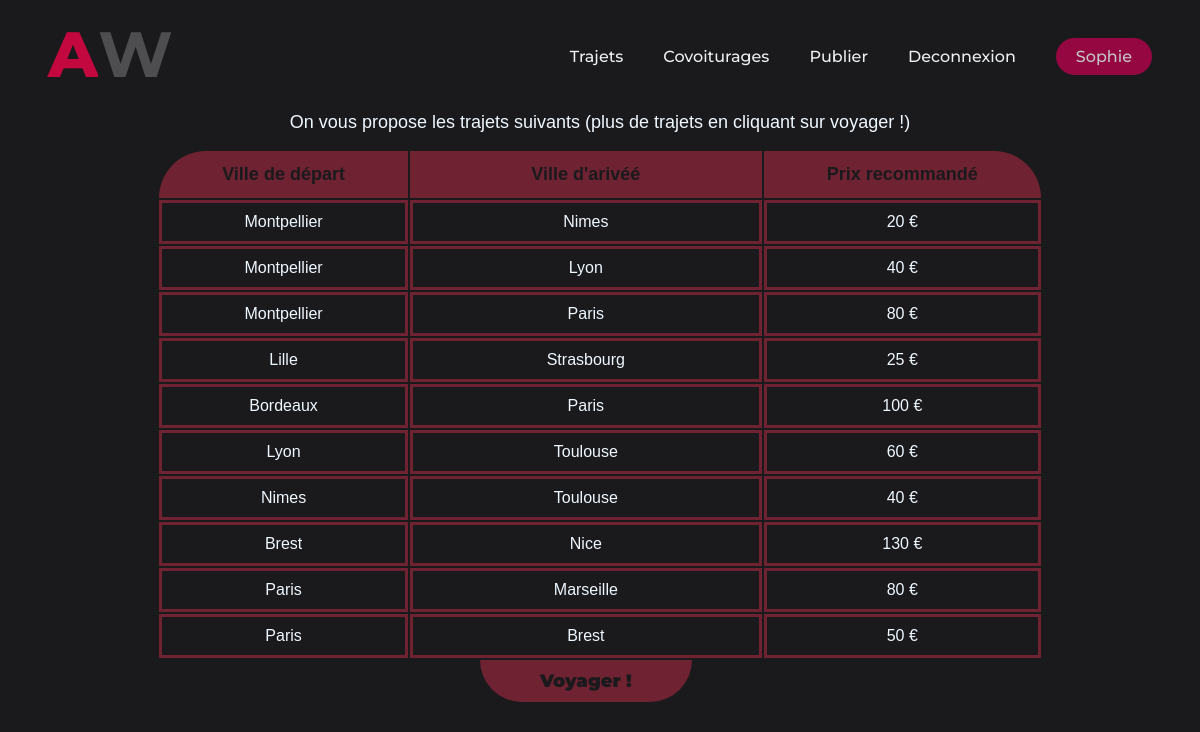
The page /trajets.php (signed in) on the database its author committed.
### tables this page shows
CREATE TABLE IF NOT EXISTS trajets (
    idTrajet INT NOT NULL AUTO_INCREMENT,
    Vdep varchar(15) NOT NULL, 
    Varv varchar(15) NOT NULL,
    price integer(2) NOT NULL,

    CONSTRAINT trajets_pk PRIMARY KEY (idTrajet)
);

### trajets.php (the view)
<?php
include_once('header.php');
include_once('includes/dbh.inc.php');
$request = "SELECT * FROM trajets;";
$state = $pdo->prepare($request);
$state->execute();
$tabletrajets = $state->fetchAll();
?>
<div style="text-align:center;font-size:large;">On vous propose les trajets suivants (plus de trajets en cliquant sur voyager !)</div>
<table class="trajets__table">
    <tr>    <th>Ville de départ</th>       <th>Ville d'arivéé</th>      <th>Prix recommandé</th>     </tr>
<?php
$i = 0;
foreach ($tabletrajets as $element) {
echo ("<tr>     <td>".$element['Vdep']."</td>   <td>".$element['Varv']."</td>     <td>".$element['price']." €</td>        </tr>");
$i++;
if($i ==10){
    break;
}
    }
?>
<?php
if (isset($_SESSION["NOM"])){
    echo('<tr>
                <td style="border: none;"></td>
                <td class ="megabutton"><a class="boutonCOV" href="covoiturages.php">Voyager !</a></td>
                <td style="border: none;"></td>
        </tr>');
}
else{
    echo('<tr>
                <td style="border: none;"></td>
                <td class ="megabutton"><a class="boutonCOV" href="login.php?error=NotConnected">Voyager !</a></td>
                <td style="border: none;"></td>
        </tr>');
}
?>

### CSS/StyleH.css (style rules this page uses)
* { box-sizing: border-box; margin: 0; padding: 0; list-style: none; text-decoration: none; background-color: #1A1A1D; }
li, a, button { font-family: 'Montserrat', sans-serif; font-weight: 500; font-size:16px; color:#edf0f1; text-decoration: none; }
.trajets__table { margin: auto; margin-top: 1rem; }
.trajets__table th { color: #1A1A1D; background-color: #6F2232; font-size: large; font-weight: 900; }
.trajets__table th:first-child { border-top-left-radius: 60px; }
.trajets__table th:last-child { border-top-right-radius: 60px; }
.trajets__table th ,td { text-align: center; margin: auto; padding: 10px 60px; border-style: solid; border-color: #6F2232; }
.megabutton { background-color: #1A1A1D; border-bottom-right-radius: 60px; border-bottom-left-radius: 60px; border:none; }
.boutonCOV { cursor: pointer; color: #1A1A1D; background-color: #6F2232; border-bottom-right-radius: 60px; border-bottom-left-radius: 60px; border: none; margin:15px 10px; padding: 10px 60px; width:100px; font-size: large; font-weight: 1000; }

### rows shown on the page
trajets: Vdep "Montpellier", Varv "Nimes", price "20"
trajets: Vdep "Montpellier", Varv "Lyon", price "40"
trajets: Vdep "Montpellier", Varv "Paris", price "80"
trajets: Vdep "Lille", Varv "Strasbourg", price "25"
trajets: Vdep "Bordeaux", Varv "Paris", price "100"
trajets: Vdep "Lyon", Varv "Toulouse", price "60"
trajets: Vdep "Nimes", Varv "Toulouse", price "40"
trajets: Vdep "Brest", Varv "Nice", price "130"
trajets: Vdep "Paris", Varv "Marseille", price "80"
trajets: Vdep "Paris", Varv "Brest", price "50"

### other values the page prints
$_SESSION["PRENOM"] "Sophie"
